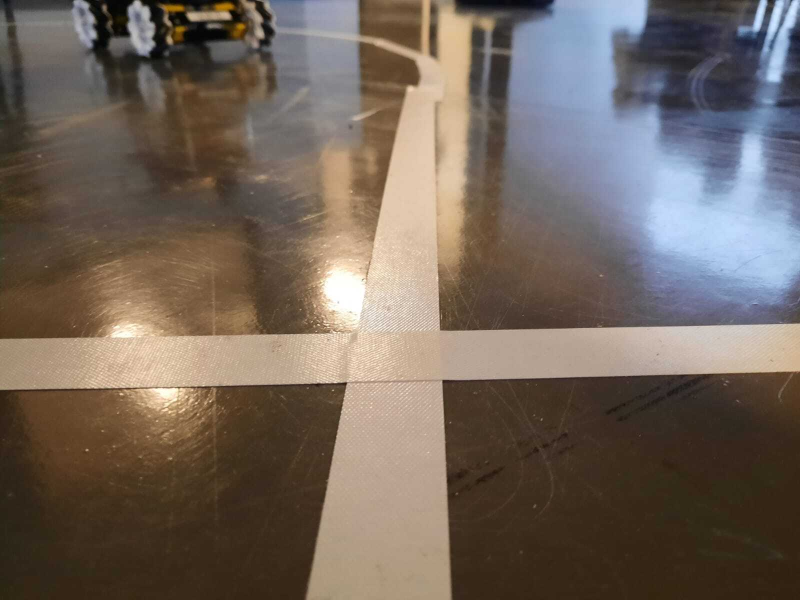
#> input picture Panurge2000-main/codes_arch/python_code_modules/example_image/test_img3.jpg, 1600 x 1200 px, found by its file name (shown at 1/2 size)
$ jupyter execute --allow-errors line_detection.ipynb
#> lines starting #> are read from the running program, lines starting #| are printed output that depends on the picture; after the words box and inside, x2 and y2 are one past the last pixel; in counts of white or black regions, pixels touching at a corner belong together
## Image Analysis - Tests

### Requirements

[cell 1]
# -*- coding: utf-8 -*-
import cv2
import numpy as np
import time
import sys
import os


from matplotlib import pyplot as plt

### Global variables

[cell 2]
# General variables

parent_dir = os.getcwd()
timer = time.time()
#image_path = os.path.join(parent_dir, r'test_img5.jpg')
image = cv2.imread(parent_dir + r'\\test_img3.jpg')
#> image is the input picture: shape (1200, 1600, 3); mean B, G, R 91.3, 101.1, 113.7


print('\nDetecting road lines...')
print(image.shape)
#| (1200, 1600, 3)
# "\\wsl.localhost\Ubuntu-22.04\home\jpregazzi\projects\Panurge2000\codes_arch\python_code_modules\example_image\cross.jpeg"

### Image analysis methods

[cell 3]
# [9 lines left out: function warpImg, not called in this run]

def convert_to_HSV(frame):
    hsv = cv2.cvtColor(frame, cv2.COLOR_BGR2HSV)
    return hsv

def detect_edges(frame):
    hsv = convert_to_HSV(frame)

    lower = np.array([90, 0, 180])
    upper = np.array([170, 255, 255])
    mask = cv2.inRange(hsv, lower, upper)
    count_black = np.sum(mask <= 10)
    w,h,_ = frame.shape

    if count_black > w*h*0.75:
        lower = np.array([0, 0, 170])
        upper = np.array([170, 255, 255])
        mask = cv2.inRange(hsv, lower, upper)

    return mask

# [15 lines left out: function region_of_interest, not called in this run]

def detect_line_segments(cropped_edges):
    rho = 1  # precision in pixel, i.e. 1 pixel
    angle = np.pi / 180  # degree in radian, i.e. 1 degree
    min_threshold = 10  # minimal of votes

    line_segments = cv2.HoughLines(cropped_edges, rho, angle, min_threshold,)
    return line_segments

#Get direction of the car based on the line sege
def get_angle(frame,line_segments):

    if line_segments is None:
        return 0,False

    segment = line_segments[0][0]
    height, width,_ = frame.shape
    rho,theta = segment
    a = np.cos(theta)

    if abs(theta - np.pi/2)<np.pi/6:
        return 0,True
    distance = abs(rho/a-height*np.tan(theta))
    if theta > np.pi/2:
        theta = theta - np.pi
    theta = theta * 180 / np.pi
    demi_largeur_camera = width/2
    if abs(distance - demi_largeur_camera) < demi_largeur_camera/20 and abs(theta) > 40:
        return theta*0.5,False
    elif abs(distance - demi_largeur_camera) > demi_largeur_camera/30:
        return (distance - demi_largeur_camera),False
    else:
        return 0,False

# [28 lines left out: function is_intersection, not called in this run]

def heading_image(frame, steering_angle, line_color=(0, 255, 0), line_width=5):
    heading_image = np.zeros_like(frame)
    height, width, _ = frame.shape

    steering_angle_radian = steering_angle / 180.0 * np.pi
    # find the heading line starting from the bottom of the frame
    x1 = int(width / 2)
    y1 = height
    x2 = int(x1 + height / 2 * np.tan(steering_angle_radian))
    y2 = int(height / 2)

    cv2.line(heading_image, (x1, y1), (x2, y2), line_color, line_width)
    heading_image = cv2.addWeighted(frame, 0.8, heading_image, 1, 1)
    return heading_image

def return_angle(frame):
    frame = cv2.resize(frame, (80, 60))

    hsv = convert_to_HSV(frame)
    edges = detect_edges(hsv)

    #cropped_edges = region_of_interest(edges)
    cropped_edges = edges

    line_segments = detect_line_segments(cropped_edges)
    angle,is_inter = get_angle(frame,line_segments)
    heading_im = heading_image(frame,angle)
    #Display the resulting frame, the cropped edges and the lines on the same image
    #plt.imshow(cropped_edges)
    plt.imshow(heading_im)

    """
    bool_inter,line1,line2 = is_intersection(cropped_edges)
    print(bool_inter)
    if bool_inter:
        #display intersection on heading image
        for x1, y1, x2, y2 in line1:
            cv2.line(heading_im, (x1, y1), (x2, y2), (0, 255, 0), 2)
        for x1, y1, x2, y2 in line2:
            cv2.line(heading_im, (x1, y1), (x2, y2), (0, 255, 0), 2)
        #show on cropped edges
        plt.imshow('heading_image',heading_image)
        print("Intersection at time: ", time.time()-timer)
        #cv2.putText(heading_image, 'Intersection', (10, 30), cv2.FONT_HERSHEY_SIMPLEX, 1, (0, 0, 255), 2, cv2.LINE_AA)
    """

    return angle

### Tests

[cell 4]
angle = return_angle(image)
#> in return_angle, `frame = cv2.resize(frame, (80, 60))`:
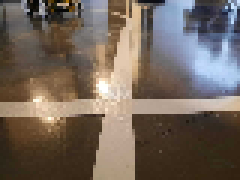
#> frame: shape (60, 80, 3) (shown 3 times larger); mean of channels 0, 1, 2 91.4, 101.3, 113.8; drawn as B, G, R
#> in convert_to_HSV, `hsv = cv2.cvtColor(frame, cv2.COLOR_BGR2HSV)`: hsv: shape (60, 80, 3); mean H, S, V 34.8, 88.2, 120.8
#> in convert_to_HSV (call 2), `hsv = cv2.cvtColor(frame, cv2.COLOR_BGR2HSV)`: hsv: shape (60, 80, 3); mean H, S, V 54.8, 216.5, 148.1
#> in detect_edges, `mask = cv2.inRange(hsv, lower, upper)`:
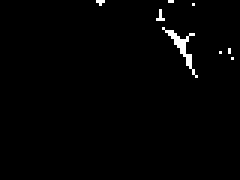
#> mask: shape (60, 80) (shown 3 times larger); 1.2% white in thin lines or dots, all inside (x1, y1, x2, y2) = (32, 0, 78, 26)
#> in detect_edges, `count_black = np.sum(mask <= 10)`: count_black = 4741
#> in detect_edges, `mask = cv2.inRange(hsv, lower, upper)`:
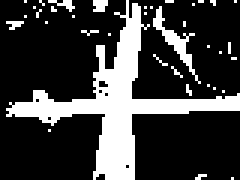
#> mask: shape (60, 80) (shown 3 times larger); 23.9% white; 37 white regions (35 under 20 px), largest, box (x1, y1, x2, y2) and area: (2, 0, 80, 60) 953, (51, 2, 67, 28) 83
#> in detect_line_segments, `line_segments = cv2.HoughLines(cropped_edges, rho, angle, min_threshol..`: line_segments = 1294 rows, first 8: [36, 1.54], [38, 1.5], [37, 1.52], [34, 1.55], [39, 1.48], [33, 1.61], [40, 1.47], [42, 0.0175]
#> in get_angle, `segment = line_segments[0][0]`: segment = [36, 1.54]
#> in get_angle, `rho,theta = segment`: rho = 36; theta = 1.54
#> in get_angle, `a = np.cos(theta)`: a = 0.0349
#> in return_angle, `angle,is_inter = get_angle(frame,line_segments)`: angle = 0; is_inter = True
#> in heading_image, `steering_angle_radian = steering_angle / 180.0 * np.pi`: steering_angle_radian = 0
#> in heading_image, `x2 = int(x1 + height / 2 * np.tan(steering_angle_radian))`: x2 = 40
#> in heading_image, `cv2.line(heading_image, (x1, y1), (x2, y2), line_color, line_width)`:
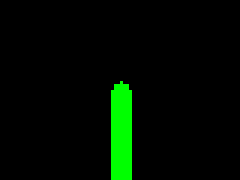
#> heading_image: shape (60, 80, 3) (shown 3 times larger); mean of channels 0, 1, 2 0, 11.7, 0; drawn as B, G, R
#> in heading_image, `heading_image = cv2.addWeighted(frame, 0.8, heading_image, 1, 1)`:
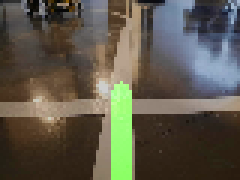
#> heading_image: shape (60, 80, 3) (shown 3 times larger); mean of channels 0, 1, 2 74.1, 87.4, 92.1; drawn as B, G, R
#> angle = 0

[cell 5]
gray = cv2.cvtColor(image, cv2.COLOR_BGR2GRAY)
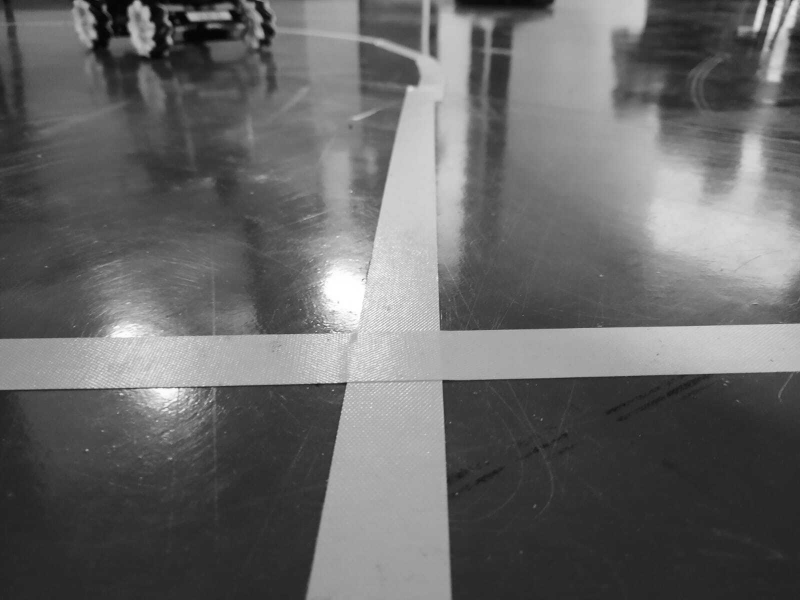
#> gray: shape (1200, 1600) (shown at 1/2 size); min 1, max 255, mean 103.8
filtered_image = cv2.medianBlur(gray, 5)
#kernel = np.array([[-1, -1, -1],
#                   [-1,  9, -1],
#                   [-1, -1, -1]])
#filtered_image = cv2.filter2D(filtered_image, -1, kernel)
plt.imshow(filtered_image)

# [10 lines of commented-out code are left out]

[cell 6]
image_resized = cv2.resize(image, (80, 60))
image_resized2 = cv2.resize(filtered_image, (80, 60))
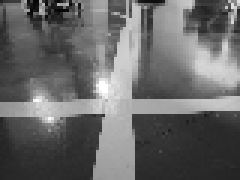
#> image_resized2: shape (60, 80) (shown 3 times larger); min 6, max 255, mean 103.8
edges = cv2.Canny(image_resized2, 100, 200)
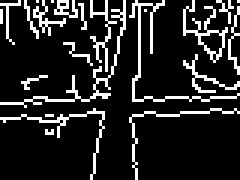
#> edges: shape (60, 80) (shown 3 times larger); 14.5% white in thin lines or dots
plt.imshow(edges)
# [4 lines of commented-out code are left out]

[cell 7]
#plt.imshow(mask) # image_resized)

[cell 8]
# Remove noise
kernel_erode = np.ones((4,4), np.uint8)


kernel_dilate = np.ones((4,4), np.uint8)
eroded_mask = cv2.erode(filtered_image, kernel_erode, iterations=1)
dilated_mask = cv2.dilate(eroded_mask, kernel_dilate, iterations=1)

plt.imshow(eroded_mask)

[cell 9]
line_segments = detect_line_segments(eroded_mask)

angle,is_inter = get_angle(image_resized, line_segments)
#> angle = 1100.7; is_inter = False
heading_im = heading_image(image_resized, angle)
#> call 2 of heading_image, with steering_angle = 1100.7, line_color = (0, 255, 0), line_width = 5
#> in heading_image (call 2), `steering_angle_radian = steering_angle / 180.0 * np.pi`: steering_angle_radian = 19.21
#> in heading_image (call 2), `x2 = int(x1 + height / 2 * np.tan(steering_angle_radian))`: x2 = 51
#> in heading_image (call 2), `cv2.line(heading_image, (x1, y1), (x2, y2), line_color, line_width)`:
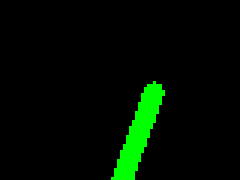
#> heading_image: shape (60, 80, 3) (shown 3 times larger); mean of channels 0, 1, 2 0, 12.4, 0; drawn as B, G, R
#> in heading_image (call 2), `heading_image = cv2.addWeighted(frame, 0.8, heading_image, 1, 1)`:
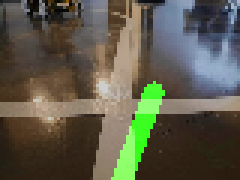
#> heading_image: shape (60, 80, 3) (shown 3 times larger); mean B, G, R 74.1, 90.1, 92.1
plt.imshow(heading_im)

[cell 10]
angle = return_angle(image)
#> angle = 0
